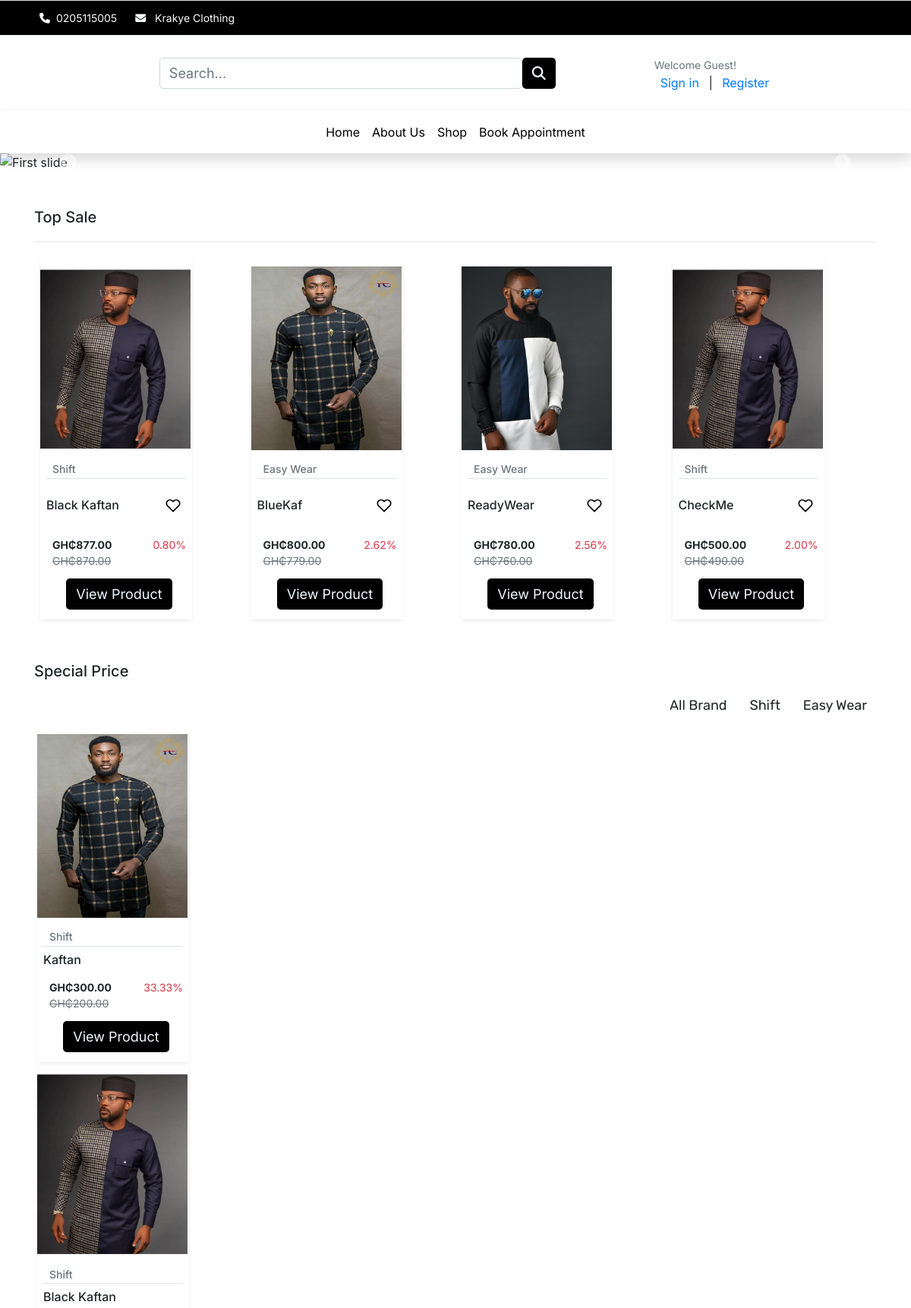
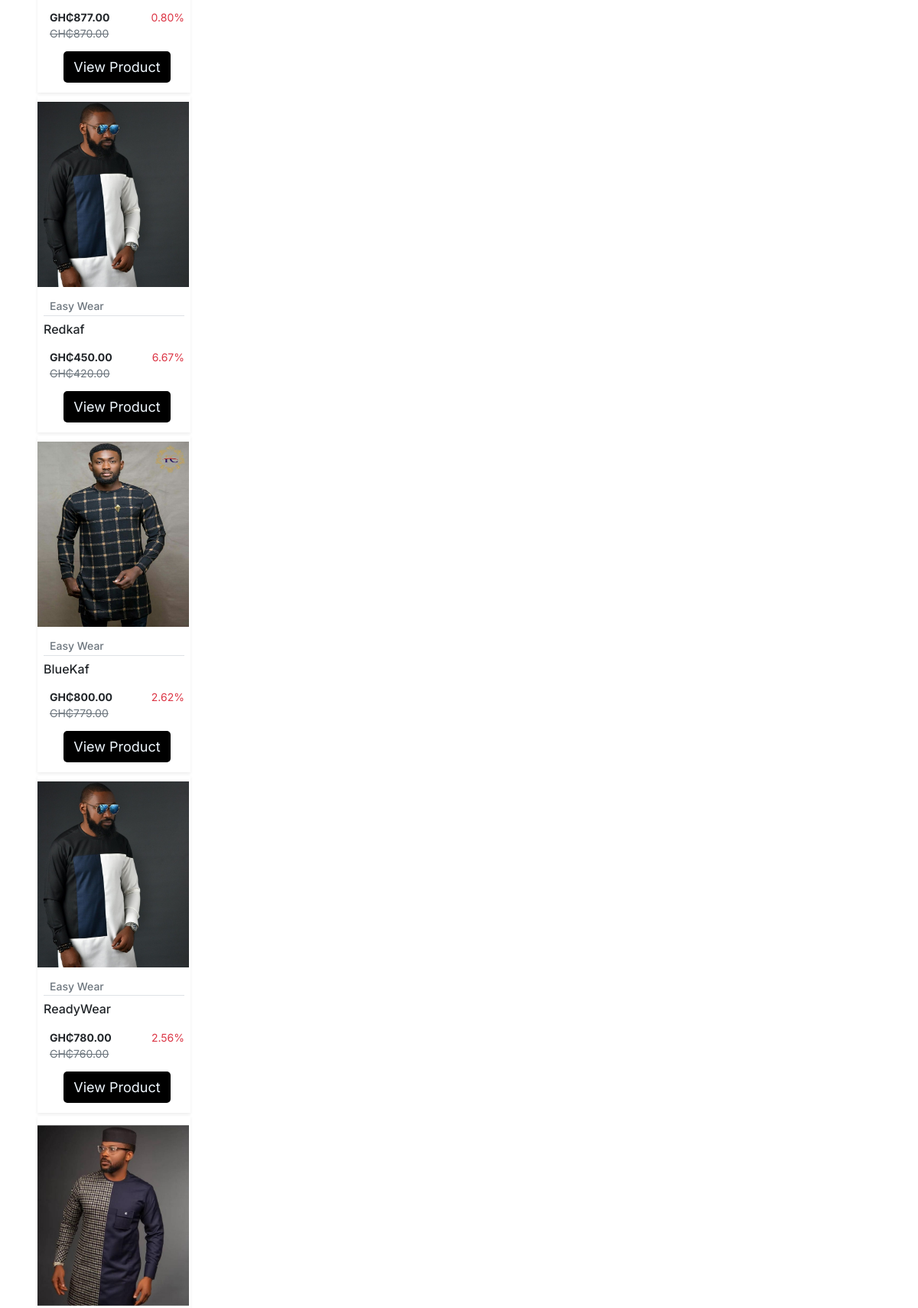
The page / (upper part) on the database its author committed (2 pictures, top to bottom).
### store/models.py (models this page shows, shortened)
class Product(models.Model):
    product_name = models.CharField(max_length=255)
    slug = models.SlugField(max_length=255, unique=True)
    description = models.TextField(blank=True)
    size_guide = models.ImageField(upload_to='size_guide/')
    images = models.ImageField(upload_to='products/')
    price = models.DecimalField(max_digits=6, decimal_places=2, default=0)
    discounted_price = models.DecimalField(max_digits=6, decimal_places=2, default=0)
    stock = models.IntegerField(default=0)
    in_stock = models.BooleanField(default=True)
    created_date = models.DateTimeField(auto_now_add=True)
    modified_date = models.DateTimeField(auto_now=True)
    category = models.ForeignKey(Category, on_delete=models.CASCADE)
    objects = models.Manager()
    products = ProductManager()
    @property
    def discount(self):
        if self.discounted_price > 0:
            discount_percent = ((self.price - self.discounted_price)/self.price)*100
            return format(discount_percent, '.2f')
    def get_absolute_url(self):
        return reverse('store:product_detail', args=[self.category.slug, self.slug])
    class Meta:
        verbose_name_plural = 'Products'
        ordering = ('-created_date', )

### category/models.py (models this page shows, shortened)
class Category(models.Model):
    category_name = models.CharField(max_length=50, unique=True)
    slug = models.SlugField(max_length=50, unique=True)
    description = models.TextField(blank=True)
    cat_image = models.ImageField(upload_to = 'categories')
    class Meta:
        verbose_name_plural ='categories'
    def __str__(self):
        return self.category_name

### store/views.py (the view)
# urls.py: path('', views.home, name='home'),
def home(request):
    categories = Category.objects.all()
    products    = Product.objects.filter(in_stock=True).order_by('id')[:10]
    top_sale    = Product.objects.filter(in_stock=True).order_by('-price')[:10]
    new_arrivals = Product.objects.all().order_by('-created_date')[:5]
    context = {
        'products': products,
        'categories': categories,
        'new_arrivals': new_arrivals,
        'top_sale': top_sale,
        }
    return render(request, 'index.html', context)

### cart/context_processors.py (called while the page is built)
def counter(request):
    cart_count = 0
    if 'admin' in request.path:
        return {}
    else:
        try:
            cart = Cart.objects.filter(cart_id=_cart_id(request))
            if request.user.is_authenticated:
                cart_items = CartItem.objects.all().filter(user=request.user)
            else:
                cart_items = CartItem.objects.all().filter(cart=cart[:1])
            for cart_item in cart_items:
                cart_count += cart_item.quantity
        except Cart.DoesNotExist:
            cart_count = 0
    return dict(cart_count=cart_count)

### cart/views.py (called while the page is built)
def _cart_id(request):
    cart = request.session.session_key
    if not cart:
        cart = request.session.create()
    return cart

### templates/index.html (shortened to what this page needs)
{% extends './base.html' %} {% block title %}Krakye Clothing{% endblock%}
{% block content %} {%load static%}
  <main id="main-site">
    <section id="banner-area">
      <div id="carouselExampleIndicators" class="carousel slide" data-ride="carousel">
        <ol class="carousel-indicators">
          <li data-target="#carouselExampleIndicators" data-slide-to="0" class="active"></li>
          <li data-target="#carouselExampleIndicators" data-slide-to="1"></li>
          <li data-target="#carouselExampleIndicators" data-slide-to="2"></li>
        </ol>
        <div class="carousel-inner desktop-carousel">
          <div class="carousel-item active">
            <img class="d-block w-100 desktop-slide" src="https://festus-kwafo.github.io/KrakyeClothing/assets/slide-1.jpg" alt="First slide">
          </div>
        </div>
        <a class="carousel-control-prev" href="#carouselExampleIndicators" role="button" data-slide="prev">
          <span class="carousel-control-prev-icon1" aria-hidden="true"><i class="fa-solid fa-circle-chevron-left"></i></span>
        </a>
        <a class="carousel-control-next" href="#carouselExampleIndicators" role="button" data-slide="next">
          <span class="carousel-control-next-icon1" aria-hidden="true"><i class="fa-solid fa-circle-chevron-right"></i></span>
        </a>
      </div>
    </section>
    <section id="top-sale">
      <div class="container py-5">
        <h4 class="font-inter font-size-20">Top Sale</h4>
        <hr>
      <div class=" animate__animated animate__backInRight owl-carousel owl-theme">
        {%for item in top_sale%}
        <div class="shadow-sm item py-2 m-2" style="width: 200px">
          <div class="product font-inter">
              <img src="{{item.images.url}}" alt="product-1" class="img-fluid" style="width: 198px; height: 242.3px;">
            <div class="mt-2">
              <h4 class="product-category mx-2 border-bottom"><a class="text-black font-size-14 text-muted" href="">{{item.category}}</a></h4>
            </div>
            <div class="text-center ml-2">
              <div class="d-flex align-items-center justify-content-between mb-0">
                <h6>{{item.product_name}}</h6>
                <button class="btn btn-wishlist pb-3" style="color: black;">
                </button>
              </div>
              <div class="price d-flex text-left font-size-14">
                <div class="new-price p-2">
                  <span><b>GH₵{{item.price}}</b></span>
                  <span class="old-price text-muted">GH₵{{item.discounted_price}}</span>
                </div>
                <div class= "ml-auto p-2">
                  <span class="discount-percentage text-danger">{{item.discount}}%</span>
                </div>
              </div>
              <a href="{{item.get_absolute_url}}">
              <button type="submit" class="btn btn-product font-size-12 product-link" >View Product</button>
              </a>
            </div>
          </div>
        </div>
        {%endfor%}
      </div>
      </div>
    </section>
    <section id="special-price">
      <div class="container">
        <h4 class="font-inter font-size-20">Special Price</h4>
        <div id="filters" class="button-group text-right font-rubik font-size-16">
          <button class="btn is-checked" data-filter="*">All Brand</button>
            {% for c in categories %}
              <button class="btn btn-item" data-filter=".{{c.slug}}">{{c.category_name}}</button>
            {%endfor%}
        </div>
        <div class="grid">
          {%for item in products%}
          <div class="grid-item {{item.category.slug}} m-0">
            <div class="shadow-sm item py-2 m-1" style="width: 200px">
              <div class="product font-inter">
                  <img src="{{item.images.url}}" alt="product-1" class="img-fluid" style="width: 198px; height: 242.3px;">
                <div class="mt-2">
                  <h4 class="product-category mx-2 border-bottom"><a class="text-black font-size-14 text-muted" href="">{{item.category}}</a></h4>
                </div>
                <div class="text-center ml-2">
                  <div class="d-flex align-items-center justify-content-between mb-0">
                    <h6>{{item.product_name}}</h6>
                  </div>
                  <div class="price d-flex text-left font-size-14">
                    <div class="new-price p-2">
                      <span><b>GH₵{{item.price}}</b></span>
                      <span class="old-price text-muted">GH₵{{item.discounted_price}}</span>
                    </div>
                    <div class= "ml-auto p-2">
                      <span class="discount-percentage text-danger">{{item.discount}}%</span>
                    </div>
                  </div>
                <a href="{{item.get_absolute_url}}">
              <button type="submit" class="btn btn-product font-size-12 product-link" >View Product</button>
                </a>
                </div>
              </div>
            </div>
          </div>
          {%endfor%}
        </div>
      </div>
    </section>
    {%endblock%}

### static/css/style.css (style rules this page uses)
button, button:focus { outline: none !important; box-shadow: none !important; }
.btn-product { background-color: black; color: aliceblue; }
.old-price { text-decoration: line-through; }
.font-rubik { font-family: "Rubik", cursive; }
.font-inter { font-family: "Inter", cursive; }
.font-size-12 { font-size: 12px; }
.font-size-14 { font-size: 14px; }
.font-size-16 { font-size: 16px; }
.font-size-20 { font-size: 20px; }
a { text-decoration: none; }
#top-sale .owl-carousel .item .product a { overflow: hidden; }
#top-sale .owl-carousel .item .product img { transition: transform 0.5s ease; }
#special-price .grid .grid-item { margin-top: 1.5rem; margin-right: 1rem; }
.carousel-control-prev-icon1, .carousel-control-next-icon1 { font-size: 22px; }
.btn-cart, .btn-wishlist { position: relative; align-items: center; justify-content: center; width: 50px; height: 50px; color: #333333; border: none; outline: none; border-radius: 50%; }
a { padding: 0 1vh; }
hr { margin-top: 1.25rem; }
input, textarea, button { padding: 8px 15px; border-radius: 5px !important; margin: 5px 0px; box-sizing: border-box; border: 1px solid #ccc; font-size: 18px !important; font-weight: 300; }

### rows shown on the page
Product: images (picture), category "Shift", product_name "Black Kaftan", price "877.00", discounted_price "870.00", discount "0.80"
Product: images (picture), category "Easy Wear", product_name "BlueKaf", price "800.00", discounted_price "779.00", discount "2.62"
Product: images (picture), category "Easy Wear", product_name "ReadyWear", price "780.00", discounted_price "760.00", discount "2.56"
Product: images (picture), category "Shift", product_name "CheckMe", price "500.00", discounted_price "490.00", discount "2.00"
Category: category_name "Shift"
Category: category_name "Easy Wear"
Product: images (picture), category "Shift", product_name "Kaftan", price "300.00", discounted_price "200.00", discount "33.33"
Product: images (picture), category "Easy Wear", product_name "Redkaf", price "450.00", discounted_price "420.00", discount "6.67"
